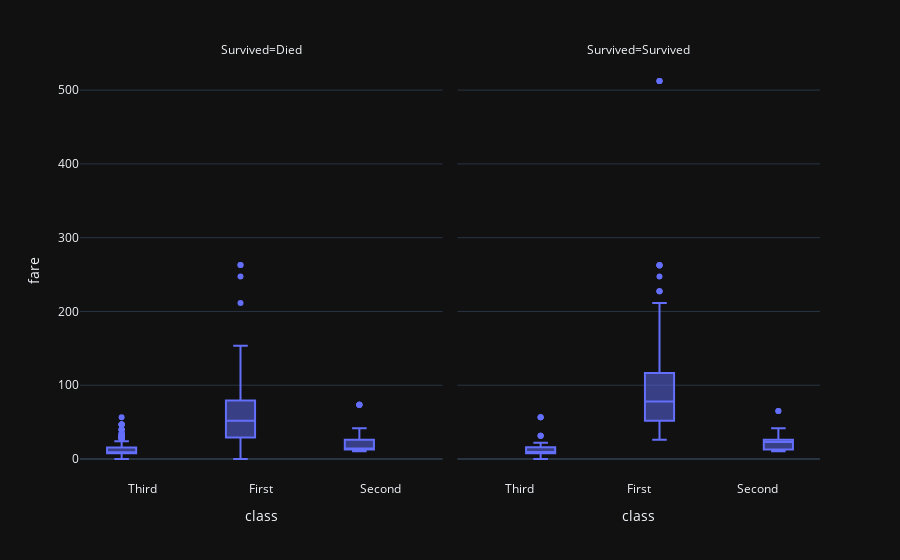

This figure's notebook cell:
### Code cell
fig = px.box(data, x='class', y= 'fare',facet_col='Survived', template= 'plotly_dark')
fig.show()

### Figure 1 — Plotly figure (JSON) as saved in the notebook; plotly's stock layout.template omitted (floating-point values rounded to 4 significant figures; data arrays with more than 128 entries replaced by an {"elided": "..."} marker saying what was removed)
{"data": [{"alignmentgroup": "True", "hovertemplate": "Survived=Died<br>class=%{x}<br>fare=%{y}<extra></extra>", "legendgroup": "", "marker": {"color": "#636efa"}, "name": "", "notched": false, "offsetgroup": "", "orientation": "v", "showlegend": false, "type": "box", "x": {"elided": "424 str values"}, "x0": " ", "xaxis": "x", "y": {"elided": "424 float values"}, "y0": " ", "yaxis": "y"}, {"alignmentgroup": "True", "hovertemplate": "Survived=Survived<br>class=%{x}<br>fare=%{y}<extra></extra>", "legendgroup": "", "marker": {"color": "#636efa"}, "name": "", "notched": false, "offsetgroup": "", "orientation": "v", "showlegend": false, "type": "box", "x": {"elided": "288 str values"}, "x0": " ", "xaxis": "x2", "y": {"elided": "288 float values"}, "y0": " ", "yaxis": "y2"}], "layout": {"annotations": [{"font": {}, "showarrow": false, "text": "Survived=Died", "x": 0.245, "xanchor": "center", "xref": "paper", "y": 1, "yanchor": "bottom", "yref": "paper"}, {"font": {}, "showarrow": false, "text": "Survived=Survived", "x": 0.755, "xanchor": "center", "xref": "paper", "y": 1, "yanchor": "bottom", "yref": "paper"}], "boxmode": "group", "legend": {"tracegroupgap": 0}, "margin": {"t": 60}, "xaxis": {"anchor": "y", "domain": [0, 0.49], "title": {"text": "class"}}, "xaxis2": {"anchor": "y2", "domain": [0.51, 1], "matches": "x", "title": {"text": "class"}}, "yaxis": {"anchor": "x", "domain": [0, 1], "title": {"text": "fare"}}, "yaxis2": {"anchor": "x2", "domain": [0, 1], "matches": "y", "showticklabels": false}}}
